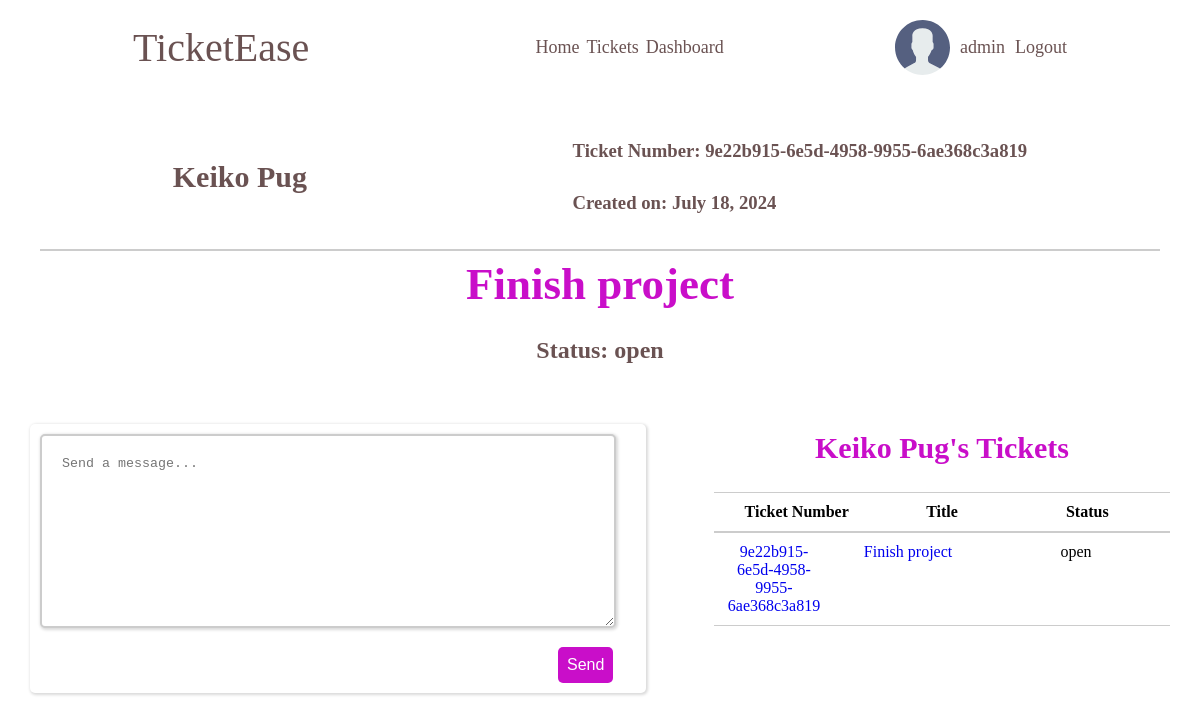
Screenshot of /tickets/finish-project/ (signed in) with the database file from the repository.
### accounts/models.py (models this page shows)
class CustomUser(AbstractUser):
    USER_TYPE = (
        ('client', 'client'),
        ('engineer', 'engineer'),
    )
    email = models.EmailField()
    bio = models.TextField()
    user_type = models.CharField(max_length=10, choices=USER_TYPE, default='client')
    avatar = models.ImageField(null=True, default="avatars/default_avatar.svg", upload_to='avatars/')

### tickets/models.py (models this page shows, shortened)
class Ticket(models.Model):
    STATUS = (
        ('open', 'open'),
        ('assigned', 'assigned'),
        ('closed', 'closed'),
    )
    ticket_id = models.UUIDField(default=uuid.uuid4)
    slug = models.SlugField(unique=True)
    title = models.CharField(max_length=100)
    description = models.TextField()
    status = models.CharField(max_length=100, choices=STATUS, default='open')
    attachments = models.ImageField(null=True, blank=True, upload_to='attachments/')
    created_by = models.ForeignKey(CustomUser, on_delete=models.SET_NULL, null=True, related_name='created_by')
    assigned_to = models.ForeignKey(CustomUser, on_delete=models.SET_NULL, null=True, blank=True, related_name='assigned_to')
    accepted_on = models.DateTimeField(null=True, blank=True)
    closed_on = models.DateTimeField(null=True, blank=True)
    updated_on = models.DateTimeField(auto_now=True)
    created_on = models.DateTimeField(auto_now_add=True)

### tickets/views.py (the view)
# urls.py: path('tickets/<slug:slug>/', ticketDetails, name='ticket-details'),
@login_required(login_url=('account_login'))
def ticketDetails(request, slug):
    ticket = Ticket.objects.get(slug=slug)
    msg = ticket.messages.all().order_by('sent_on')  # msg = messages
    if request.method == 'POST':
        ticket_message = TicketMessage.objects.create(
            sender=request.user,
            ticket=ticket,
            message=request.POST.get('message')
        )
    context = {
        'ticket': ticket,
        'msg': msg
    }
    return render(request, 'tickets/ticket-details.html', context)

### tickets/templates/tickets/ticket-details.html (shortened to what this page needs)
{% extends 'tickets/index.html' %}
{% load static %}
{% block css %}
    <link rel="stylesheet" href="{% static  'tickets/styles/ticket-details.css' %}">
{% endblock %}
{% block content %}
<section class="detail-ticket-container">
    <section class="ticket-header">
        <div class="client-details">
            <h3>{{ticket.created_by.first_name}} {{ ticket.created_by.last_name }}</h3>
        </div>
        <div class="ticket-info">
            <div class="ticket-details">
                <h3>Ticket Number: {{ ticket.ticket_id }}</h3>
            </div>
            <div class="ticket-details">
                <h3>Created on: {{ ticket.created_on | date:'F j, Y' }}</h3>
            </div>
        </div>
    </section>
    <div class="title">
        <h1>{{ticket.title}}</h1>
    </div>
    <div class="ticket-status" style="display: flex; justify-content: space-around;">
        <div class="status">
            <h4> Status: {{ ticket.status }}</h4>
        </div>
        </div>
    </div>
    <div class="message-client-sections">
        <section class="messages-section">
            <div class="message-form">
                <form method="post">
                    <textarea name="message" id="message-input" cols="100" rows="10" placeholder="Send a message..."></textarea>
                    <button type="submit">Send</button>
                </form>
            </div>
        </section>
        <section class="clients-tickets">
            <section class="title">
                <h4>{{ ticket.created_by.first_name }} {{ ticket.created_by.last_name }}'s Tickets</h4>
            </section>
            <div class="ticket-list">
                <div class="ticket-row header">
                    <div>Ticket Number</div>
                    <div>Title</div>
                    <div>Status</div>
                </div>
                <div class="ticket-row">
                    <div class="ticket_number"> <a href="{% url 'ticket-details' slug=ticket.slug %}">{{ ticket.ticket_id }}</a></div>
                    <div><a href="{% url 'ticket-details' slug=ticket.slug %}">{{ ticket.title }}</a></div>
                    <div>{{ ticket.status }}</div>
                </div>
            </div>
        </section>
    </div>
{% endblock %}

### tickets/templates/tickets/navbar.html
{% load static %}
<section class="top-nav">
    <div class="logo">
        <a href="{% url 'home' %}">TicketEase</a>
    </div>
    <nav class="nav-links">
        <a href="{% url 'home' %}">Home</a>
        <a href="{% url 'tickets-view' %}">Tickets</a>
        <a href="">Dashboard</a>
    </nav>
    <section class="auth">
        {% if user.is_authenticated %}
            <a href="#" class="avatar avatar--medium active">
                {% if user.avatar %}
                    <img src="{{ user.avatar.url }}" alt="{{ user.username }}" />
                {% else %}
                    <img src="{% static 'media/avatars/default_avatar.svg' %}" alt="{{ user.username }}" />
                {% endif %}
                {{user.username}}
            </a>
            <a href="{% url 'account_logout' %}">Logout</a>
        {% else %}
            <a href="{% url 'account_login' %}">Login</a>
            <a href="{% url 'account_signup' %}">Register</a>
        {% endif %}
    </section>
</section>

### tickets/static/tickets/styles/main.css (style rules this page uses)
:root { --box-shadow: 1px 1px 3px 1px rgba(0, 0, 0, 0.15); --button-color: rgb(201, 14, 201); --button-color-hover: rgb(128, 0, 128); --text-color: rgba(52, 19, 19, 0.733); --text-color-light: white; --title-color: rgb(201, 14, 201); }
* { margin: 0; padding: 0; box-sizing: border-box; }
a { cursor: pointer; text-decoration: none; }
button { background-color: var(--button-color); border-color: transparent; border-radius: 5px; color: var(--text-color-light); font-size: 16px; padding: 7px; width: fit-content; }
.title { text-align: center; padding: 7px; color: var(--title-color); font-size: 30px; }
.top-nav { align-items: center; color: var(--text-color); display: flex; justify-content: space-around; margin: 10px; padding: 10px; }
.top-nav a { color: var(--text-color); }
.logo { font-size: 40px; font-weight: 500; }
.nav-links { font-size: 18px; display: flex; gap: 7px; }
.auth { font-size: 18px; display: flex; align-items: center; gap: 10px; }
.avatar { display: flex; align-items: center; justify-content: flex-end; gap: 10px; }

### tickets/static/tickets/styles/ticket-details.css (style rules this page uses)
.detail-ticket-container { margin: 20px; }
.ticket-header { display: flex; justify-content: space-around; width: 100%; border-bottom: 2px solid #ccc; padding-bottom: 20px; }
.client-details { display: flex; align-items: center; }
.client-details h3 { font-size: 30px; font-weight: 600; color: var(--text-color); }
.ticket-details { padding: 15px 0; color: var(--text-color); }
.message-client-sections { display: grid; grid-template-columns: 3fr 2fr; padding: 10px; margin: 20px; }
.messages-section { box-shadow: var(--box-shadow); max-height: fit-content; border-radius: 5px; padding-right: 20px; width: 90%; }
.message-form form { margin: 10px; }
.message-form form textarea { padding: 20px; color: var(--text-color); width: 100%; border: 2px solid #ccc; border-radius: 5px; box-shadow: var(--box-shadow); }
.message-form form button { margin-top: 15px; margin-left: 90%; }
.ticket-status { display: flex; justify-content: space-around; width: 100%; margin: 20px 0; }
.ticket-status h4 { font-size: 24px; color: var(--text-color); }
.ticket-list { display: flex; flex-direction: column; margin-top: 20px; }
.ticket-row { display: flex; justify-content: space-between; padding: 10px; border-top: 1px solid #ccc; border-bottom: 1px solid #ccc; }
.ticket-row.header { font-weight: bold; }
.ticket-row > div { flex: 1; text-align: center; }
.ticket_number { word-wrap: break-word; max-width: 100px; }

### rows the page displays
CustomUser: avatar (placeholder picture), username "admin"
Ticket: created_by.first_name "Keiko", created_by.last_name "Pug", ticket_id "9e22b915-6e5d-4958-9955-6ae368c3a819", created_on "July 18, 2024", title "Finish project", status "open"
